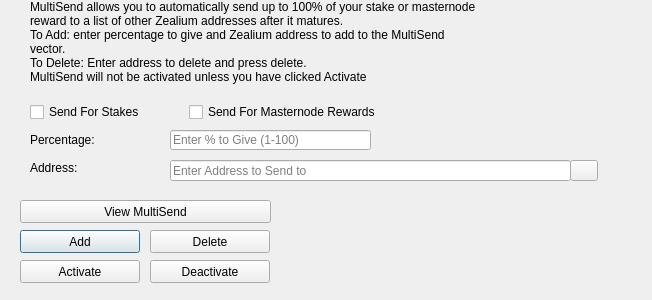
<?xml version="1.0" encoding="UTF-8"?>
<ui version="4.0">
 <class>MultiSendDialog</class>
 <widget class="QDialog" name="MultiSendDialog">
  <property name="windowModality">
   <enum>Qt::NonModal</enum>
  </property>
  <property name="geometry">
   <rect>
    <x>0</x>
    <y>0</y>
    <width>652</width>
    <height>300</height>
   </rect>
  </property>
  <property name="windowTitle">
   <string>MultiSend</string>
  </property>
  <widget class="QLineEdit" name="multiSendPercentEdit">
   <property name="geometry">
    <rect>
     <x>170</x>
     <y>130</y>
     <width>201</width>
     <height>20</height>
    </rect>
   </property>
   <property name="toolTip">
    <string>Enter whole numbers 1 - 100</string>
   </property>
   <property name="placeholderText">
    <string>Enter % to Give (1-100)</string>
   </property>
  </widget>
  <widget class="QLineEdit" name="multiSendAddressEdit">
   <property name="geometry">
    <rect>
     <x>170</x>
     <y>160</y>
     <width>401</width>
     <height>21</height>
    </rect>
   </property>
   <property name="toolTip">
    <string/>
   </property>
   <property name="placeholderText">
    <string>Enter Address to Send to</string>
   </property>
  </widget>
  <widget class="QLabel" name="label_2">
   <property name="geometry">
    <rect>
     <x>30</x>
     <y>0</y>
     <width>451</width>
     <height>121</height>
    </rect>
   </property>
   <property name="lineWidth">
    <number>1</number>
   </property>
   <property name="text">
    <string>MultiSend allows you to automatically send up to 100% of your stake or masternode reward to a list of other Zealium addresses after it matures.
To Add: enter percentage to give and Zealium address to add to the MultiSend vector.
To Delete: Enter address to delete and press delete.
MultiSend will not be activated unless you have clicked Activate</string>
   </property>
   <property name="alignment">
    <set>Qt::AlignLeading|Qt::AlignLeft|Qt::AlignTop</set>
   </property>
   <property name="wordWrap">
    <bool>true</bool>
   </property>
  </widget>
  <widget class="QLabel" name="message">
   <property name="geometry">
    <rect>
     <x>290</x>
     <y>200</y>
     <width>351</width>
     <height>91</height>
    </rect>
   </property>
   <property name="text">
    <string/>
   </property>
  </widget>
  <widget class="QPushButton" name="addButton">
   <property name="geometry">
    <rect>
     <x>20</x>
     <y>230</y>
     <width>120</width>
     <height>23</height>
    </rect>
   </property>
   <property name="toolTip">
    <string/>
   </property>
   <property name="statusTip">
    <string>Add to MultiSend Vector</string>
   </property>
   <property name="text">
    <string>Add</string>
   </property>
  </widget>
  <widget class="QPushButton" name="disableButton">
   <property name="geometry">
    <rect>
     <x>150</x>
     <y>260</y>
     <width>120</width>
     <height>23</height>
    </rect>
   </property>
   <property name="statusTip">
    <string>Deactivate MultiSend</string>
   </property>
   <property name="text">
    <string>Deactivate</string>
   </property>
  </widget>
  <widget class="QPushButton" name="addressBookButton">
   <property name="geometry">
    <rect>
     <x>570</x>
     <y>160</y>
     <width>28</width>
     <height>21</height>
    </rect>
   </property>
   <property name="toolTip">
    <string>Choose an address from the address book</string>
   </property>
   <property name="text">
    <string/>
   </property>
   <property name="icon">
    <iconset resource="../zealium.qrc">
     <normaloff>:/icons/address-book</normaloff>:/icons/address-book</iconset>
   </property>
   <property name="shortcut">
    <string>Alt+A</string>
   </property>
   <property name="autoDefault">
    <bool>false</bool>
   </property>
  </widget>
  <widget class="QLabel" name="label">
   <property name="geometry">
    <rect>
     <x>30</x>
     <y>130</y>
     <width>121</width>
     <height>20</height>
    </rect>
   </property>
   <property name="toolTip">
    <string>Percentage of stake to send</string>
   </property>
   <property name="text">
    <string>Percentage:</string>
   </property>
  </widget>
  <widget class="QLabel" name="label_5">
   <property name="geometry">
    <rect>
     <x>30</x>
     <y>160</y>
     <width>111</width>
     <height>16</height>
    </rect>
   </property>
   <property name="toolTip">
    <string>Address to send portion of stake to</string>
   </property>
   <property name="text">
    <string>Address:</string>
   </property>
  </widget>
  <widget class="QPushButton" name="deleteButton">
   <property name="geometry">
    <rect>
     <x>150</x>
     <y>230</y>
     <width>120</width>
     <height>23</height>
    </rect>
   </property>
   <property name="toolTip">
    <string/>
   </property>
   <property name="statusTip">
    <string>Delete Address From MultiSend Vector</string>
   </property>
   <property name="text">
    <string>Delete</string>
   </property>
  </widget>
  <widget class="QPushButton" name="activateButton">
   <property name="geometry">
    <rect>
     <x>20</x>
     <y>260</y>
     <width>120</width>
     <height>23</height>
    </rect>
   </property>
   <property name="statusTip">
    <string>Activate MultiSend</string>
   </property>
   <property name="text">
    <string>Activate</string>
   </property>
  </widget>
  <widget class="QPushButton" name="viewButton">
   <property name="geometry">
    <rect>
     <x>20</x>
     <y>200</y>
     <width>251</width>
     <height>23</height>
    </rect>
   </property>
   <property name="toolTip">
    <string/>
   </property>
   <property name="statusTip">
    <string>View MultiSend Vector</string>
   </property>
   <property name="text">
    <string>View MultiSend</string>
   </property>
  </widget>
  <widget class="QWidget" name="horizontalLayoutWidget">
   <property name="geometry">
    <rect>
     <x>30</x>
     <y>100</y>
     <width>351</width>
     <height>24</height>
    </rect>
   </property>
   <layout class="QHBoxLayout" name="horizontalLayout">
    <item>
     <widget class="QCheckBox" name="multiSendStakeCheckBox">
      <property name="text">
       <string>Send For Stakes</string>
      </property>
     </widget>
    </item>
    <item>
     <widget class="QCheckBox" name="multiSendMasternodeCheckBox">
      <property name="text">
       <string>Send For Masternode Rewards</string>
      </property>
     </widget>
    </item>
   </layout>
  </widget>
 </widget>
 <resources>
  <include location="../zealium.qrc"/>
 </resources>
 <connections/>
</ui>
